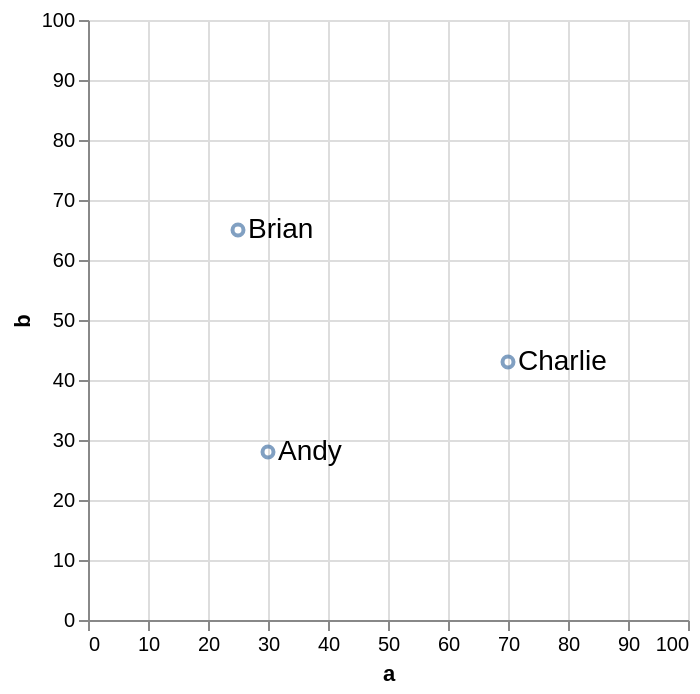

Write a Vega-Lite specification for this figure.
### Vega-Lite specification from a JSON file in a GitHub repository (floating-point values rounded to 4 significant figures)
{"$schema": "https://vega.github.io/schema/vega-lite/v6.json", "description": "A simple bar chart with embedded data.", "params": [{"name": "angle", "value": 0, "bind": {"input": "range", "min": -180, "max": 180, "step": 1}}, {"name": "dx", "value": 5, "bind": {"input": "range", "min": -20, "max": 20, "step": 1}}, {"name": "dy", "value": 0, "bind": {"input": "range", "min": -20, "max": 20, "step": 1}}, {"name": "xOffset", "value": 0, "bind": {"input": "range", "min": -20, "max": 20, "step": 1}}, {"name": "yOffset", "value": 0, "bind": {"input": "range", "min": -20, "max": 20, "step": 1}}, {"name": "fontSize", "value": 14, "bind": {"input": "range", "min": 1, "max": 36, "step": 1}}, {"name": "limit", "value": 0, "bind": {"input": "range", "min": 0, "max": 150, "step": 1}}, {"name": "align", "value": "left", "bind": {"input": "select", "options": ["left", "center", "right"]}}, {"name": "baseline", "value": "middle", "bind": {"input": "select", "options": ["alphabetic", "top", "middle", "bottom"]}}, {"name": "font", "value": "sans-serif", "bind": {"input": "select", "options": ["sans-serif", "serif", "monospace"]}}, {"name": "fontWeight", "value": "normal", "bind": {"input": "select", "options": ["normal", "bold"]}}, {"name": "fontStyle", "value": "normal", "bind": {"input": "select", "options": ["normal", "italic"]}}], "data": {"values": [{"a": 30, "b": 28, "label": "Andy"}, {"a": 25, "b": 65, "label": "Brian"}, {"a": 70, "b": 43, "label": "Charlie"}]}, "encoding": {"x": {"field": "a", "type": "quantitative", "axis": {"labelAngle": 0}, "scale": {"domain": [0, 100]}}, "y": {"field": "b", "type": "quantitative", "scale": {"domain": [0, 100]}}}, "layer": [{"mark": "point"}, {"mark": {"type": "text", "dx": {"expr": "dx"}, "dy": {"expr": "dy"}, "xOffset": {"expr": "xOffset"}, "yOffset": {"expr": "yOffset"}, "angle": {"expr": "angle"}, "align": {"expr": "align"}, "baseline": {"expr": "baseline"}, "font": {"expr": "font"}, "fontSize": {"expr": "fontSize"}, "fontStyle": {"expr": "fontStyle"}, "fontWeight": {"expr": "fontWeight"}, "limit": {"expr": "limit"}}, "encoding": {"text": {"field": "label"}}}]}
